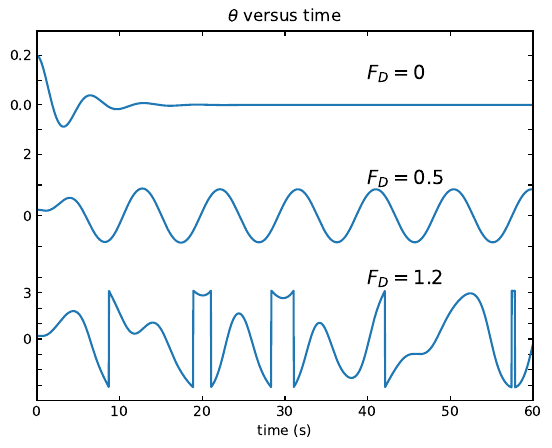

This chart was generated by the following Julia code:
using LaTeXStrings
using PyPlot

g = 9.8
l = 9.8
dt = 0.04
theta0 = 0.2
omega0 = 0.0
ΩD = 2.0/3.0
q = 1.0/2.0

function euler_1step(t0::Float64, theta0::Float64, omega0::Float64, dt::Float64, FD::Float64)
	omega1::Float64 = omega0 - g/l*sin(theta0)*dt - q*omega0*dt + FD*sin(ΩD*t0)*dt
	theta1::Float64 = theta0 + omega1*dt
	t1::Float64 = t0 + dt
	t1, theta1, omega1
end

function euler(theta0::Float64, omega0::Float64, dt::Float64, tend::Float64, FD::Float64)
	n::Int64 = Int(tend/dt) + 1
	theta::Vector{Float64} = zeros(n)
	t::Vector{Float64} = zeros(n)
	theta[1] = theta0
	omega1::Float64 = omega0
	for i = 1:n-1
		t[i+1], theta[i+1], omega1 = euler_1step(t[i], theta[i], omega1, dt, FD)
		if theta[i+1] > pi
			theta[i+1] -= 2*pi
		elseif theta[i+1] < -pi
			theta[i+1] += 2*pi
		end
	end
	t, theta
end

function main()
	t1, theta1 = euler(theta0, omega0, dt, 60., 0.0)
	t2, theta2 = euler(theta0, omega0, dt, 60., 0.5)
	t3, theta3 = euler(theta0, omega0, dt, 60., 1.2)

	fig, axs = subplots(3, 1, sharex = true, sharey = false, gridspec_kw = Dict("hspace" => 0.0))

	axs[1].plot(t1, theta1)
	axs[1].set_ylim([-0.2,0.3])
	axs[1].set_yticks([-0.2, -0.1, 0.0, 0.1, 0.2])
	axs[1].set_yticklabels(["", "", 0.0, "", 0.2])
	axs[1].spines["bottom"].set_color("none")
	axs[1].tick_params(direction = "in", right = true, top = true, bottom = false)
	axs[1].set_title("\$\\theta\$ versus time")
	axs[1].annotate("\$F_D = 0\$", xy = (40,0.1), fontsize = 14)
	
	axs[2].plot(t2, theta2)
	axs[2].set_ylim([-2,2])
	axs[2].set_yticks([-2,-1,0,1,2])
	axs[2].set_yticklabels([" ", " ", 0, " ", 2])
	axs[2].spines["top"].set_color("none")
	axs[2].spines["bottom"].set_color("none")
	axs[2].tick_params(direction = "in", right = true, top = false, bottom = false)
	axs[2].annotate("\$F_D = 0.5\$", xy = (40,1), fontsize = 14)

	axs[3].plot(t3, theta3)
	axs[3].set_ylim([-4,4])
	axs[3].set_yticks([-4,-3,-2,-1,0,1,2,3,4])
	axs[3].set_yticklabels(["", "", "", "", 0, "", "", 3, ""])
	axs[3].spines["top"].set_color("none")
	axs[3].tick_params(direction = "in", right = true, top = false, bottom = true)
	axs[3].annotate("\$F_D = 1.2\$", xy = (40,3.5), fontsize = 14)

	xlim([0,60])
	xlabel("time (s)")
	savefig("Figure3.6left.pdf", bbox_inches = "tight")
end

main()

pygui(true)
show()
